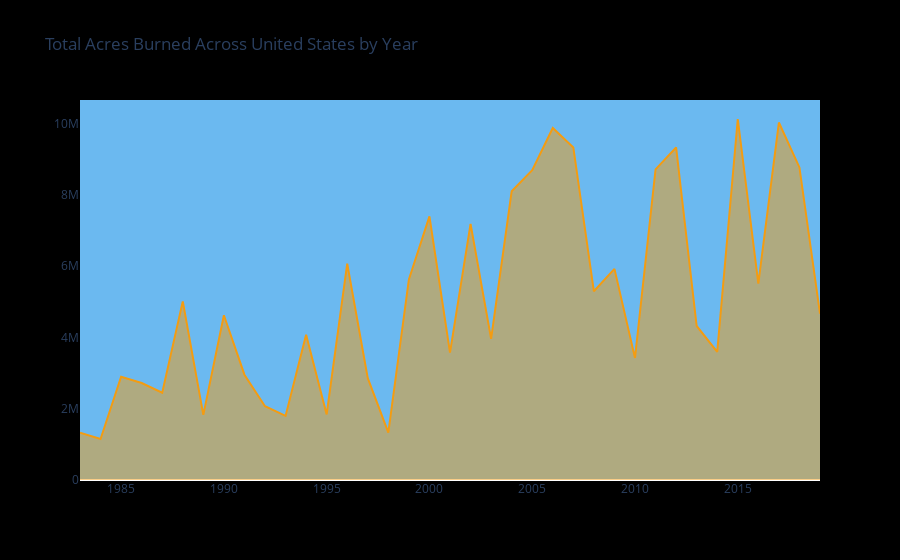

Notebook cell for this chart:
### Code cell
title = 'Total Acres Burned Across United States by Year'
fig = go.Figure()
fig.add_trace(go.Scatter(x=df['Year'], y=df['Acres'], fill='tozeroy', line_color='rgba(243, 156, 18, 1)'))
fig.update_layout(title=title, plot_bgcolor='rgba(107, 185, 240, 1)', paper_bgcolor='Black', xaxis_showgrid=False, yaxis_showgrid=False, hovermode="x unified")
fig.show()

### Figure 1 — Plotly figure (JSON) as saved in the notebook; plotly's stock layout.template omitted (floating-point values rounded to 4 significant figures)
{"data": [{"fill": "tozeroy", "line": {"color": "rgba(243, 156, 18, 1)"}, "type": "scatter", "x": [2019, 2018, 2017, 2016, 2015, 2014, 2013, 2012, 2011, 2010, 2009, 2008, 2007, 2006, 2005, 2004, 2003, 2002, 2001, 2000, 1999, 1998, 1997, 1996, 1995, 1994, 1993, 1992, 1991, 1990, 1989, 1988, 1987, 1986, 1985, 1984, 1983], "y": [4664364, 8767492, 10026086, 5509995, 10125149, 3595613, 4319546, 9326238, 8711367, 3422724, 5921786, 5292468, 9328045, 9873745, 8689389, 8097880, 3960842, 7184712, 3570911, 7393493, 5626093, 1329704, 2856959, 6065998, 1840546, 4073579, 1797574, 2069929, 2953578, 4621621, 1827310, 5009290, 2447296, 2719162, 2896147, 1148409, 1323666]}], "layout": {"hovermode": "x unified", "paper_bgcolor": "Black", "plot_bgcolor": "rgba(107, 185, 240, 1)", "title": {"text": "Total Acres Burned Across United States by Year"}, "xaxis": {"showgrid": false}, "yaxis": {"showgrid": false}}}
